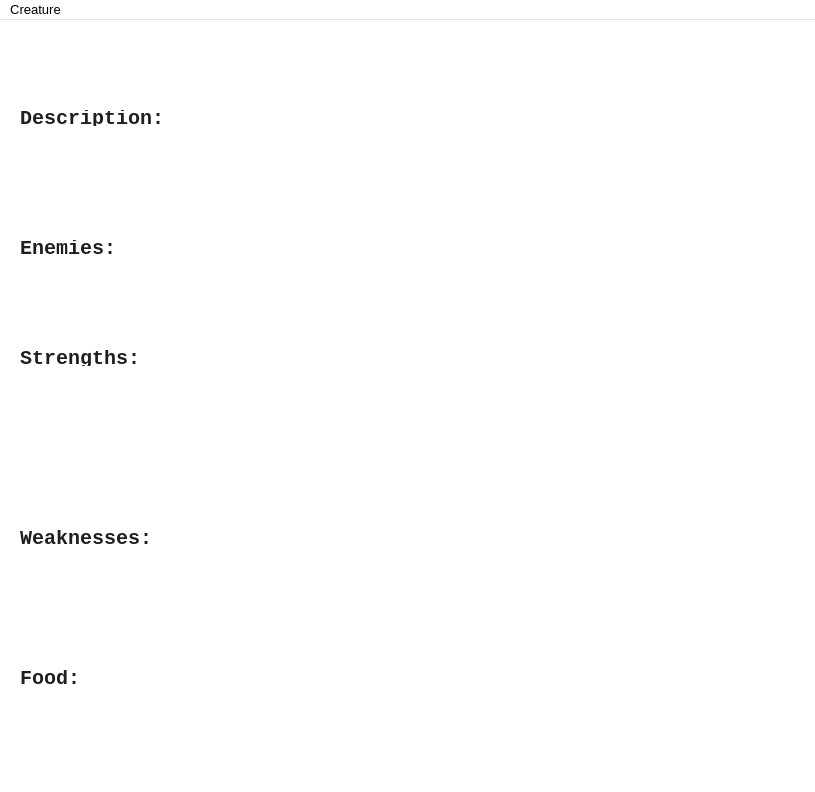
<?xml version="1.0" encoding="UTF-8"?>
<ui version="4.0">
 <class>MainWindow</class>
 <widget class="QMainWindow" name="MainWindow">
  <property name="geometry">
   <rect>
    <x>0</x>
    <y>0</y>
    <width>815</width>
    <height>792</height>
   </rect>
  </property>
  <property name="palette">
   <palette>
    <active>
     <colorrole role="WindowText">
      <brush brushstyle="SolidPattern">
       <color alpha="255">
        <red>31</red>
        <green>31</green>
        <blue>31</blue>
       </color>
      </brush>
     </colorrole>
     <colorrole role="Base">
      <brush brushstyle="SolidPattern">
       <color alpha="255">
        <red>46</red>
        <green>47</green>
        <blue>48</blue>
       </color>
      </brush>
     </colorrole>
     <colorrole role="Window">
      <brush brushstyle="SolidPattern">
       <color alpha="255">
        <red>255</red>
        <green>255</green>
        <blue>255</blue>
       </color>
      </brush>
     </colorrole>
     <colorrole role="Highlight">
      <brush brushstyle="SolidPattern">
       <color alpha="255">
        <red>61</red>
        <green>61</green>
        <blue>61</blue>
       </color>
      </brush>
     </colorrole>
    </active>
    <inactive>
     <colorrole role="WindowText">
      <brush brushstyle="SolidPattern">
       <color alpha="255">
        <red>31</red>
        <green>31</green>
        <blue>31</blue>
       </color>
      </brush>
     </colorrole>
     <colorrole role="Base">
      <brush brushstyle="SolidPattern">
       <color alpha="255">
        <red>46</red>
        <green>47</green>
        <blue>48</blue>
       </color>
      </brush>
     </colorrole>
     <colorrole role="Window">
      <brush brushstyle="SolidPattern">
       <color alpha="255">
        <red>255</red>
        <green>255</green>
        <blue>255</blue>
       </color>
      </brush>
     </colorrole>
     <colorrole role="Highlight">
      <brush brushstyle="SolidPattern">
       <color alpha="255">
        <red>61</red>
        <green>61</green>
        <blue>61</blue>
       </color>
      </brush>
     </colorrole>
    </inactive>
    <disabled>
     <colorrole role="WindowText">
      <brush brushstyle="SolidPattern">
       <color alpha="96">
        <red>164</red>
        <green>166</green>
        <blue>168</blue>
       </color>
      </brush>
     </colorrole>
     <colorrole role="Base">
      <brush brushstyle="SolidPattern">
       <color alpha="255">
        <red>255</red>
        <green>255</green>
        <blue>255</blue>
       </color>
      </brush>
     </colorrole>
     <colorrole role="Window">
      <brush brushstyle="SolidPattern">
       <color alpha="255">
        <red>255</red>
        <green>255</green>
        <blue>255</blue>
       </color>
      </brush>
     </colorrole>
     <colorrole role="Highlight">
      <brush brushstyle="SolidPattern">
       <color alpha="255">
        <red>29</red>
        <green>84</green>
        <blue>92</blue>
       </color>
      </brush>
     </colorrole>
    </disabled>
   </palette>
  </property>
  <property name="font">
   <font>
    <family>MS Shell Dlg 2</family>
    <pointsize>10</pointsize>
   </font>
  </property>
  <property name="windowTitle">
   <string>MainWindow</string>
  </property>
  <widget class="QWidget" name="centralwidget">
   <widget class="QLabel" name="name">
    <property name="geometry">
     <rect>
      <x>290</x>
      <y>10</y>
      <width>261</width>
      <height>51</height>
     </rect>
    </property>
    <property name="palette">
     <palette>
      <active>
       <colorrole role="WindowText">
        <brush brushstyle="SolidPattern">
         <color alpha="255">
          <red>58</red>
          <green>58</green>
          <blue>58</blue>
         </color>
        </brush>
       </colorrole>
      </active>
      <inactive>
       <colorrole role="WindowText">
        <brush brushstyle="SolidPattern">
         <color alpha="255">
          <red>58</red>
          <green>58</green>
          <blue>58</blue>
         </color>
        </brush>
       </colorrole>
      </inactive>
      <disabled>
       <colorrole role="WindowText">
        <brush brushstyle="SolidPattern">
         <color alpha="96">
          <red>164</red>
          <green>166</green>
          <blue>168</blue>
         </color>
        </brush>
       </colorrole>
      </disabled>
     </palette>
    </property>
    <property name="font">
     <font>
      <family>Courier New</family>
      <pointsize>30</pointsize>
      <weight>75</weight>
      <italic>false</italic>
      <bold>true</bold>
     </font>
    </property>
    <property name="text">
     <string/>
    </property>
    <property name="wordWrap">
     <bool>true</bool>
    </property>
   </widget>
   <widget class="QLabel" name="titleD">
    <property name="geometry">
     <rect>
      <x>20</x>
      <y>90</y>
      <width>151</width>
      <height>16</height>
     </rect>
    </property>
    <property name="font">
     <font>
      <family>Courier New</family>
      <pointsize>15</pointsize>
      <weight>75</weight>
      <bold>true</bold>
     </font>
    </property>
    <property name="text">
     <string>Description:</string>
    </property>
   </widget>
   <widget class="QLabel" name="titleE">
    <property name="geometry">
     <rect>
      <x>20</x>
      <y>220</y>
      <width>131</width>
      <height>16</height>
     </rect>
    </property>
    <property name="font">
     <font>
      <family>Courier New</family>
      <pointsize>15</pointsize>
      <weight>75</weight>
      <bold>true</bold>
     </font>
    </property>
    <property name="text">
     <string>Enemies:</string>
    </property>
   </widget>
   <widget class="QLabel" name="titleS">
    <property name="geometry">
     <rect>
      <x>20</x>
      <y>330</y>
      <width>201</width>
      <height>16</height>
     </rect>
    </property>
    <property name="font">
     <font>
      <family>Courier New</family>
      <pointsize>15</pointsize>
      <weight>75</weight>
      <bold>true</bold>
     </font>
    </property>
    <property name="text">
     <string>Strengths:</string>
    </property>
   </widget>
   <widget class="QLabel" name="titleW">
    <property name="geometry">
     <rect>
      <x>20</x>
      <y>510</y>
      <width>201</width>
      <height>16</height>
     </rect>
    </property>
    <property name="font">
     <font>
      <family>Courier New</family>
      <pointsize>15</pointsize>
      <weight>75</weight>
      <bold>true</bold>
     </font>
    </property>
    <property name="text">
     <string>Weaknesses:</string>
    </property>
   </widget>
   <widget class="QLabel" name="titleF">
    <property name="geometry">
     <rect>
      <x>20</x>
      <y>650</y>
      <width>201</width>
      <height>16</height>
     </rect>
    </property>
    <property name="font">
     <font>
      <family>Courier New</family>
      <pointsize>15</pointsize>
      <weight>75</weight>
      <bold>true</bold>
     </font>
    </property>
    <property name="text">
     <string>Food:</string>
    </property>
   </widget>
   <widget class="QLabel" name="desc">
    <property name="geometry">
     <rect>
      <x>20</x>
      <y>110</y>
      <width>351</width>
      <height>101</height>
     </rect>
    </property>
    <property name="font">
     <font>
      <family>Courier New</family>
      <pointsize>12</pointsize>
      <weight>50</weight>
      <bold>false</bold>
     </font>
    </property>
    <property name="text">
     <string/>
    </property>
    <property name="alignment">
     <set>Qt::AlignLeading|Qt::AlignLeft|Qt::AlignTop</set>
    </property>
    <property name="wordWrap">
     <bool>true</bool>
    </property>
   </widget>
   <widget class="QLabel" name="enem">
    <property name="geometry">
     <rect>
      <x>20</x>
      <y>240</y>
      <width>371</width>
      <height>81</height>
     </rect>
    </property>
    <property name="font">
     <font>
      <family>Courier New</family>
      <pointsize>12</pointsize>
      <weight>50</weight>
      <bold>false</bold>
     </font>
    </property>
    <property name="text">
     <string/>
    </property>
    <property name="alignment">
     <set>Qt::AlignLeading|Qt::AlignLeft|Qt::AlignTop</set>
    </property>
    <property name="wordWrap">
     <bool>true</bool>
    </property>
   </widget>
   <widget class="QLabel" name="streng">
    <property name="geometry">
     <rect>
      <x>20</x>
      <y>350</y>
      <width>421</width>
      <height>151</height>
     </rect>
    </property>
    <property name="font">
     <font>
      <family>Courier New</family>
      <pointsize>12</pointsize>
      <weight>50</weight>
      <bold>false</bold>
     </font>
    </property>
    <property name="text">
     <string/>
    </property>
    <property name="alignment">
     <set>Qt::AlignLeading|Qt::AlignLeft|Qt::AlignTop</set>
    </property>
    <property name="wordWrap">
     <bool>true</bool>
    </property>
   </widget>
   <widget class="QLabel" name="week">
    <property name="geometry">
     <rect>
      <x>20</x>
      <y>530</y>
      <width>431</width>
      <height>111</height>
     </rect>
    </property>
    <property name="font">
     <font>
      <family>Courier New</family>
      <pointsize>12</pointsize>
      <weight>50</weight>
      <bold>false</bold>
     </font>
    </property>
    <property name="text">
     <string/>
    </property>
    <property name="alignment">
     <set>Qt::AlignLeading|Qt::AlignLeft|Qt::AlignTop</set>
    </property>
    <property name="wordWrap">
     <bool>true</bool>
    </property>
   </widget>
   <widget class="QLabel" name="food">
    <property name="geometry">
     <rect>
      <x>20</x>
      <y>670</y>
      <width>451</width>
      <height>111</height>
     </rect>
    </property>
    <property name="font">
     <font>
      <family>Courier New</family>
      <pointsize>12</pointsize>
      <weight>50</weight>
      <bold>false</bold>
     </font>
    </property>
    <property name="text">
     <string/>
    </property>
    <property name="alignment">
     <set>Qt::AlignLeading|Qt::AlignLeft|Qt::AlignTop</set>
    </property>
    <property name="wordWrap">
     <bool>true</bool>
    </property>
   </widget>
   <widget class="QLabel" name="pics">
    <property name="geometry">
     <rect>
      <x>350</x>
      <y>90</y>
      <width>431</width>
      <height>541</height>
     </rect>
    </property>
    <property name="palette">
     <palette>
      <active>
       <colorrole role="WindowText">
        <brush brushstyle="SolidPattern">
         <color alpha="255">
          <red>38</red>
          <green>38</green>
          <blue>38</blue>
         </color>
        </brush>
       </colorrole>
       <colorrole role="Base">
        <brush brushstyle="SolidPattern">
         <color alpha="255">
          <red>46</red>
          <green>47</green>
          <blue>48</blue>
         </color>
        </brush>
       </colorrole>
       <colorrole role="Window">
        <brush brushstyle="SolidPattern">
         <color alpha="255">
          <red>255</red>
          <green>255</green>
          <blue>255</blue>
         </color>
        </brush>
       </colorrole>
      </active>
      <inactive>
       <colorrole role="WindowText">
        <brush brushstyle="SolidPattern">
         <color alpha="255">
          <red>38</red>
          <green>38</green>
          <blue>38</blue>
         </color>
        </brush>
       </colorrole>
       <colorrole role="Base">
        <brush brushstyle="SolidPattern">
         <color alpha="255">
          <red>46</red>
          <green>47</green>
          <blue>48</blue>
         </color>
        </brush>
       </colorrole>
       <colorrole role="Window">
        <brush brushstyle="SolidPattern">
         <color alpha="255">
          <red>255</red>
          <green>255</green>
          <blue>255</blue>
         </color>
        </brush>
       </colorrole>
      </inactive>
      <disabled>
       <colorrole role="WindowText">
        <brush brushstyle="SolidPattern">
         <color alpha="96">
          <red>164</red>
          <green>166</green>
          <blue>168</blue>
         </color>
        </brush>
       </colorrole>
       <colorrole role="Base">
        <brush brushstyle="SolidPattern">
         <color alpha="255">
          <red>255</red>
          <green>255</green>
          <blue>255</blue>
         </color>
        </brush>
       </colorrole>
       <colorrole role="Window">
        <brush brushstyle="SolidPattern">
         <color alpha="255">
          <red>255</red>
          <green>255</green>
          <blue>255</blue>
         </color>
        </brush>
       </colorrole>
      </disabled>
     </palette>
    </property>
    <property name="font">
     <font>
      <family>Courier New</family>
      <pointsize>12</pointsize>
      <weight>50</weight>
      <bold>false</bold>
     </font>
    </property>
    <property name="text">
     <string/>
    </property>
   </widget>
   <widget class="QLabel" name="picture">
    <property name="geometry">
     <rect>
      <x>10</x>
      <y>-10</y>
      <width>781</width>
      <height>771</height>
     </rect>
    </property>
    <property name="text">
     <string/>
    </property>
    <property name="alignment">
     <set>Qt::AlignCenter</set>
    </property>
   </widget>
  </widget>
  <widget class="QMenuBar" name="menubar">
   <property name="geometry">
    <rect>
     <x>0</x>
     <y>0</y>
     <width>815</width>
     <height>20</height>
    </rect>
   </property>
   <widget class="QMenu" name="menu">
    <property name="title">
     <string>Creature</string>
    </property>
    <widget class="QMenu" name="menu_2">
     <property name="title">
      <string>The First Entities</string>
     </property>
     <addaction name="action_7"/>
     <addaction name="action_8"/>
     <addaction name="action_9"/>
    </widget>
    <addaction name="action"/>
    <addaction name="separator"/>
    <addaction name="action_2"/>
    <addaction name="separator"/>
    <addaction name="action_4"/>
    <addaction name="separator"/>
    <addaction name="action_5"/>
    <addaction name="separator"/>
    <addaction name="menu_2"/>
   </widget>
   <addaction name="menu"/>
  </widget>
  <action name="action">
   <property name="text">
    <string>Ghost</string>
   </property>
  </action>
  <action name="action_2">
   <property name="text">
    <string>Reaper</string>
   </property>
  </action>
  <action name="action_4">
   <property name="text">
    <string>Demon</string>
   </property>
  </action>
  <action name="action_5">
   <property name="text">
    <string>Angel</string>
   </property>
  </action>
  <action name="action_7">
   <property name="text">
    <string>God</string>
   </property>
  </action>
  <action name="action_8">
   <property name="text">
    <string>Darkness</string>
   </property>
  </action>
  <action name="action_9">
   <property name="text">
    <string>Death</string>
   </property>
  </action>
 </widget>
 <resources/>
 <connections/>
</ui>
